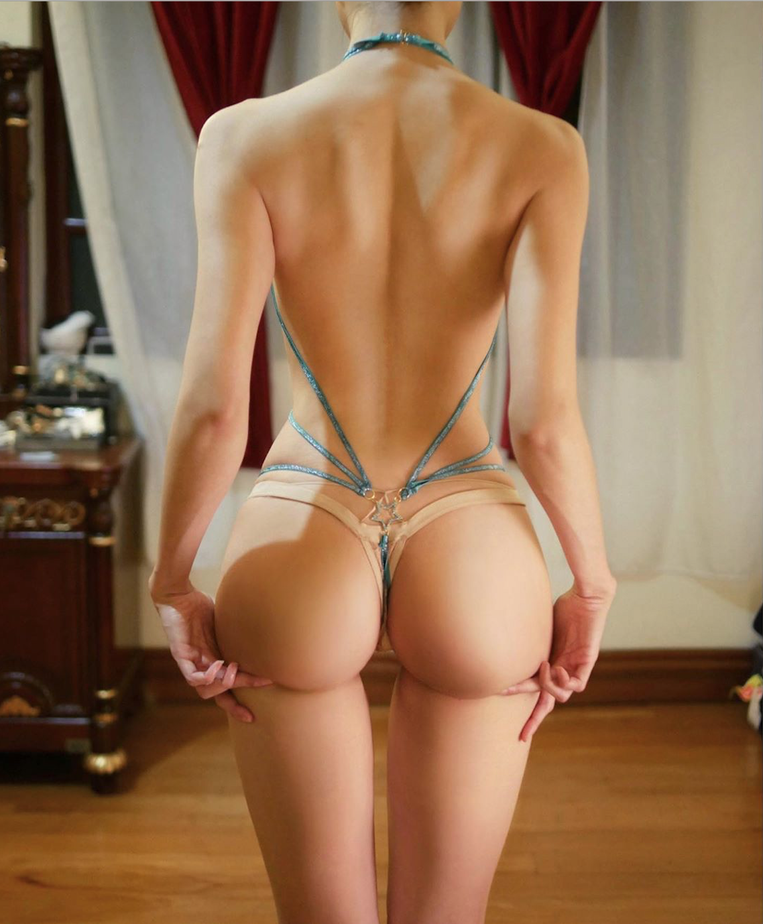
//> input picture Resources/cathy.png, 763 x 924 px, shrunk from 1138 x 1378 before the run
$ ./transform   (built with g++ and OpenCV 4)
//> lines starting //> are read from the running program, lines starting //| are printed output that depends on the picture
#include <iostream>
#include "opencv2/imgproc.hpp"
#include "opencv2/highgui.hpp"
using namespace cv;
using namespace std;

int main(int, char**)
{
     Mat src;
    src = imread( "../../Resources/cathy.png", 1 );
//> src is the input picture: 924 rows x 763 cols, CV_8UC3; mean B, G, R 83.5, 112.5, 148.1

    //宽度
    cout << "宽度： "<< src.cols << endl;
//| 宽度： 763
    //高度
    cout << "高度： " << src.rows << endl;
//| 高度： 924
    //通道数
    cout << "通道数： " << src.channels() << endl;
//| 通道数： 3
    //深度
    //elemSize函数返回的是一个像素占用的字节数
    cout << "深度： " << src.elemSize() / src.channels() * 8 << endl;
//| 深度： 8


    if ( !src.data )
    {
        printf("No image data \n");
        return -1;
    }


    namedWindow("origin Image", WINDOW_AUTOSIZE );
    imshow("origin Image", src);

    Mat dst_warp,
    dst_warpRotateScale,
    dst_warpTransformation,
    dst_warpFlip,
    dst_mirror_vertical,
    dst_rotate;

	Point2f srcPoints[3];//原图中的三点 ,一个包含三维点（x，y）的数组，其中x、y是浮点型数
	Point2f dstPoints[3];//目标图中的三点

    //第一种仿射变换的调用方式：三点法
	//三个点对的值,上面也说了，只要知道你想要变换后图的三个点的坐标，就可以实现仿射变换
	srcPoints[0] = Point2f(0, 0);
	srcPoints[1] = Point2f(0, src.rows);
	srcPoints[2] = Point2f(src.cols, 0);
	//映射后的三个坐标值
	dstPoints[0] = Point2f(0, src.rows*0.3);
	dstPoints[1] = Point2f(src.cols*0.25, src.rows*0.75);
	dstPoints[2] = Point2f(src.cols*0.75, src.rows*0.25);

	Mat M1 = getAffineTransform(srcPoints, dstPoints);//由三个点对计算变换矩阵


	warpAffine(src, dst_warp, M1, src.size());//仿射变换
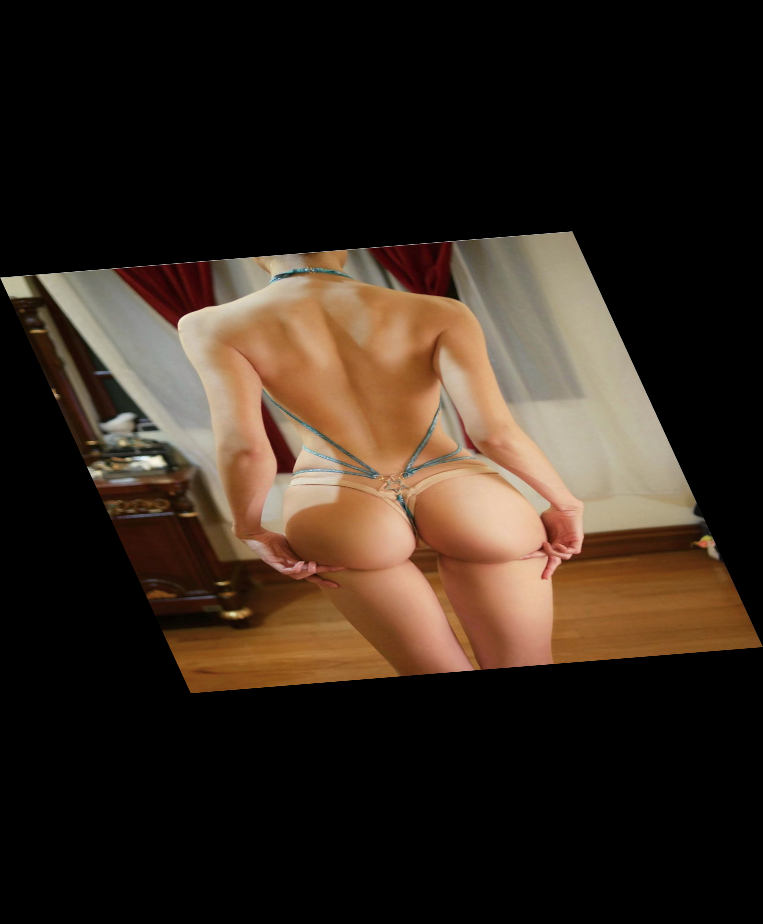
//> dst_warp: 924 rows x 763 cols, CV_8UC3; mean B, G, R 29.2, 39.4, 51.8

   //第二种仿射变换的调用方式：直接指定角度和比例
	//旋转加缩放
	// Point2f center(src.cols / 2, src.rows / 2);//旋转中心
	Point2f center(src.cols / 2, src.rows / 2);//旋转中心
//> center = Point(381, 462)
	double angle = 45;//逆时针旋转45度
	double scale = 1;//缩放比例

	//Mat M2 = getRotationMatrix2D(center, angle, scale);//计算旋转加缩放的变换矩阵

    Mat M2=Mat::ones(2,3,CV_32FC1);

	M2.at<float>(0,0)=0.5;
	M2.at<float>(0,1)=0;
	M2.at<float>(0,2)=0;
	M2.at<float>(1,0)=0;
	M2.at<float>(1,1)=0.5;
	M2.at<float>(1,2)=0;

	warpAffine(src, dst_warpRotateScale, M2, Size(src.cols, src.rows), INTER_LINEAR);//仿射变换
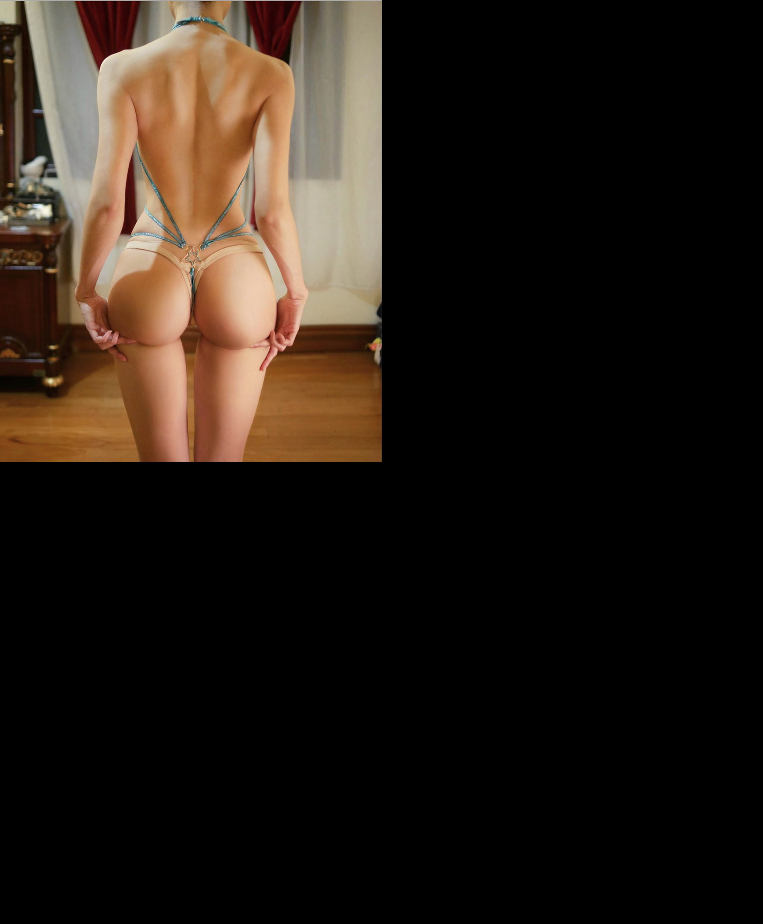
//> dst_warpRotateScale: 924 rows x 763 cols, CV_8UC3; mean B, G, R 20.9, 28.2, 37.1


    // [13 lines of commented-out code are left out]


    Mat M3=Mat::ones(2,3,CV_32FC1);

    float delta = -0.5;

	M3.at<float>(0,0)=cos(delta);
	M3.at<float>(0,1)=-sin(delta);
	M3.at<float>(0,2)=250;
	M3.at<float>(1,0)=sin(delta);
	M3.at<float>(1,1)=cos(delta);
	M3.at<float>(1,2)=0;

	warpAffine(src, dst_warpTransformation, M3, Size(src.cols, src.rows), INTER_LINEAR);//仿射变换
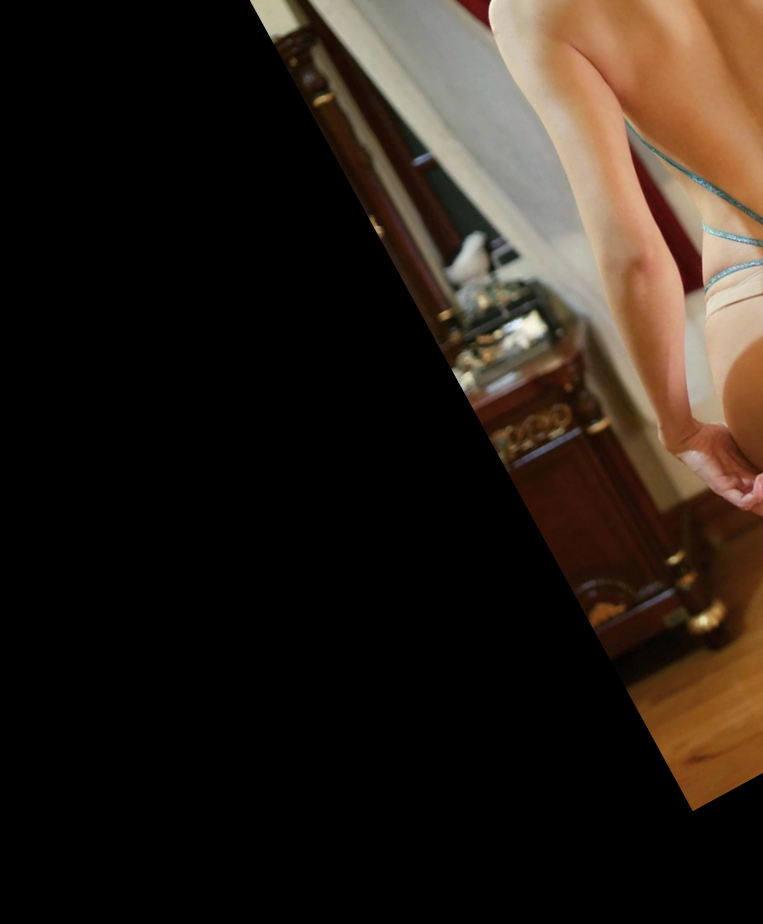
//> dst_warpTransformation: 924 rows x 763 cols, CV_8UC3; mean B, G, R 24.5, 32.3, 41.8


	//仿射变换—翻转、镜像
	Point2f srcPoints2[3];
	Point2f dstPoints2[3];

	srcPoints2[0] = Point2i(0, 0);
	srcPoints2[1] = Point2i(0, src.rows);
	srcPoints2[2] = Point2i(src.cols, 0);

	dstPoints2[0] = Point2i(src.cols, 0);
	dstPoints2[1] = Point2i(src.cols, src.rows);
	dstPoints2[2] = Point2i(0, 0);

	Mat M4 = getAffineTransform(srcPoints2, dstPoints2);
//> M4 = [[-1, 0, 763], [0, 1, 0]]
	warpAffine(src, dst_warpFlip, M4, Size(src.cols, src.rows));
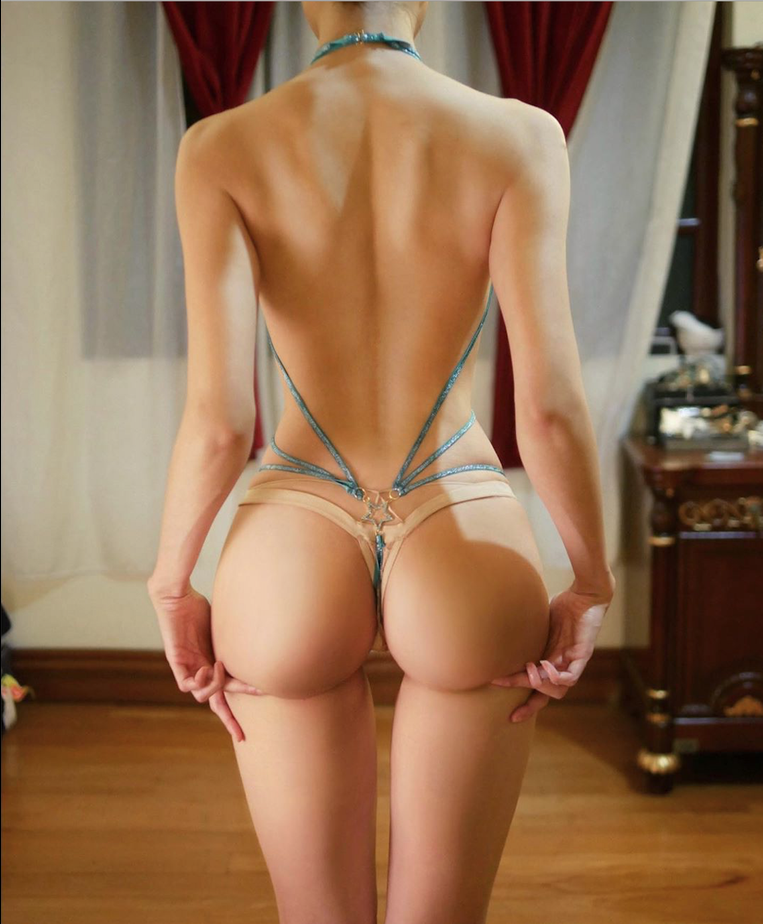
//> dst_warpFlip: 924 rows x 763 cols, CV_8UC3; mean B, G, R 83.5, 112.4, 148


//仿射变换—翻转、镜像
	Point2f srcPoints3[3];
	Point2f dstPoints3[3];

	srcPoints3[0] = Point2i(0, 0);
	srcPoints3[1] = Point2i(0, src.rows);
	srcPoints3[2] = Point2i(src.cols, 0);

	dstPoints3[0] = Point2i(0, src.rows);
	dstPoints3[1] = Point2i(0, 0);
	dstPoints3[2] = Point2i(src.cols, src.rows);

	Mat M5 = getAffineTransform(srcPoints3, dstPoints3);
//> M5 = [[1, 0, 0], [0, -1, 924]]
	warpAffine(src, dst_mirror_vertical, M5, Size(src.cols, src.rows));
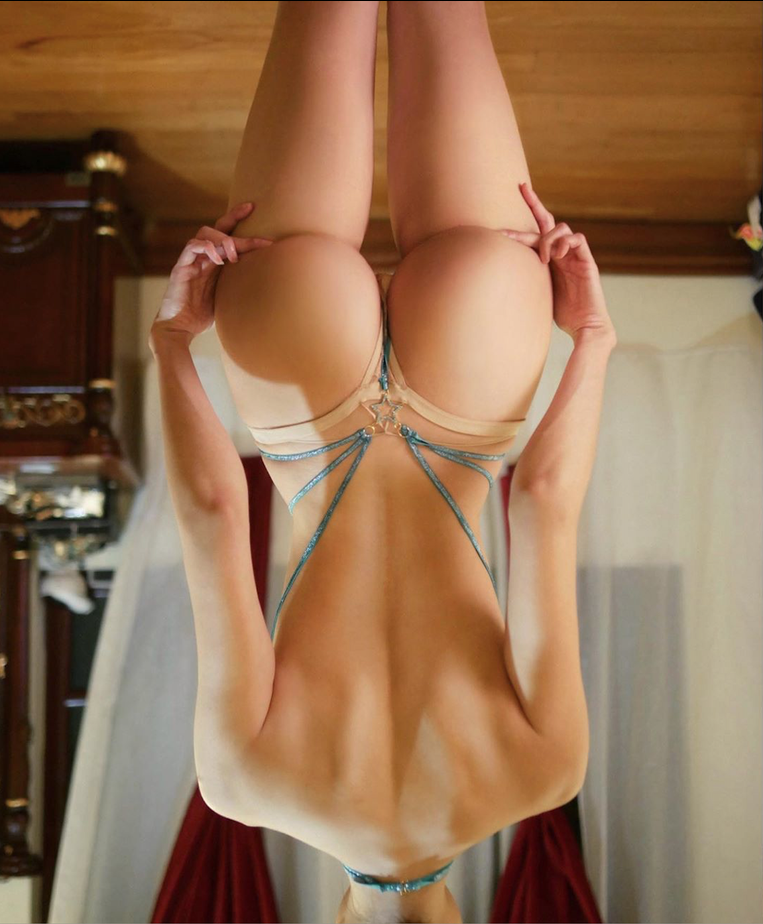
//> dst_mirror_vertical: 924 rows x 763 cols, CV_8UC3; mean B, G, R 83.3, 112.3, 147.9


     Mat M6 = getRotationMatrix2D(center,45,1);

	warpAffine(src, dst_rotate, M6, Size(src.cols, src.rows), INTER_LINEAR);//仿射变换


    // 旋转角度
	// 计算旋转后输出图形的尺寸
	int rotated_width = ceil(src.rows * fabs(sin(angle * CV_PI / 180)) + src.cols * fabs(cos(angle * CV_PI / 180)));
//> rotated_width = 1193
	int rotated_height = ceil(src.cols * fabs(sin(angle * CV_PI / 180)) + src.rows * fabs(cos(angle * CV_PI / 180)));

       cout << "宽度： "<< rotated_width << endl;
//| 宽度： 1193


	// 计算仿射变换矩阵
	Mat rotate_matrix = getRotationMatrix2D(center, -45, 1.0);

	// 防止切边，对平移矩阵B进行修改
	rotate_matrix.at<double>(0, 2) += (rotated_width - src.cols) / 2;
	rotate_matrix.at<double>(1, 2) += (rotated_height - src.rows) / 2;

    cout << "宽度： "<< rotate_matrix.at<double>(0, 2) << endl;
//| 宽度： 653.276
    cout << "宽度： "<< rotate_matrix.at<double>(1, 2) << endl;
//| 宽度： -0.0910165


	// 应用仿射变换
	warpAffine(src, dst_rotate, rotate_matrix, Size(rotated_width, rotated_height), INTER_LINEAR, 0, Scalar(255, 255, 255));
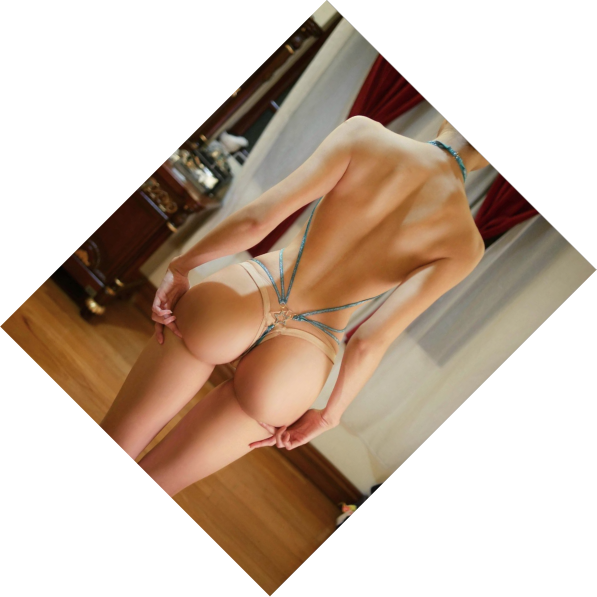
//> dst_rotate: 1193 rows x 1193 cols, CV_8UC3 (shown at 1/2 size); mean B, G, R 170.1, 184.4, 202


    Mat rotated;
    rotate(src,rotated,ROTATE_90_COUNTERCLOCKWISE);
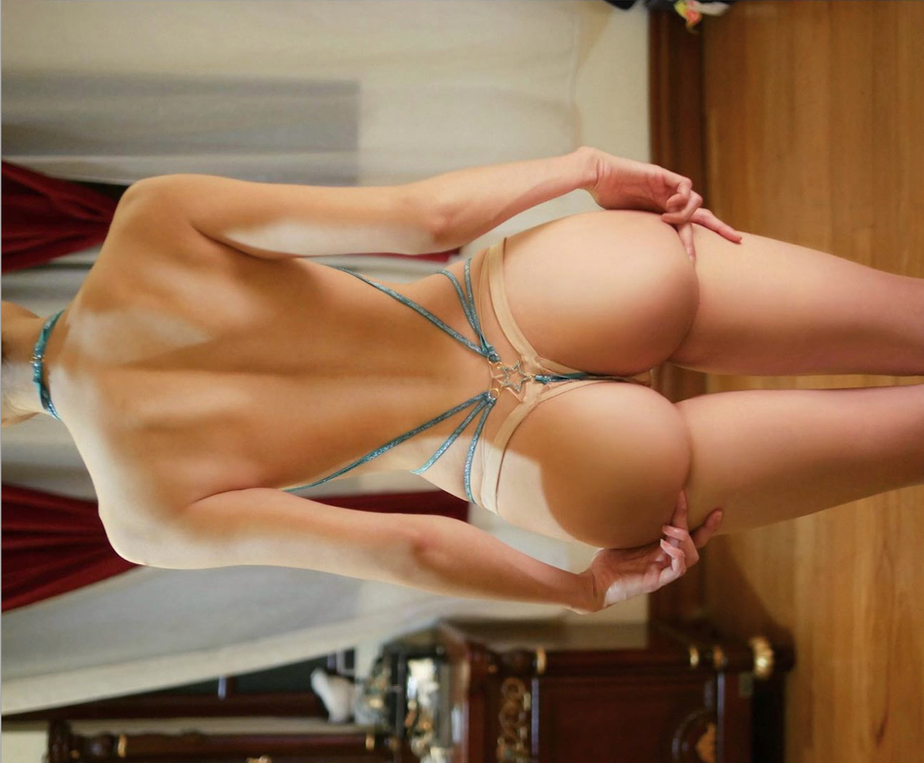
//> rotated: 763 rows x 924 cols, CV_8UC3; mean B, G, R 83.5, 112.5, 148.1

	// [18 lines of commented-out code are left out]


    namedWindow("transform_6", WINDOW_AUTOSIZE );
	imshow("transform_6", dst_rotate);

    namedWindow("transform_7", WINDOW_AUTOSIZE );
	imshow("transform_7", rotated);

	waitKey(0);


    return 0;
}

$ run again, with Resources/dot.png copied over Resources/cathy.png
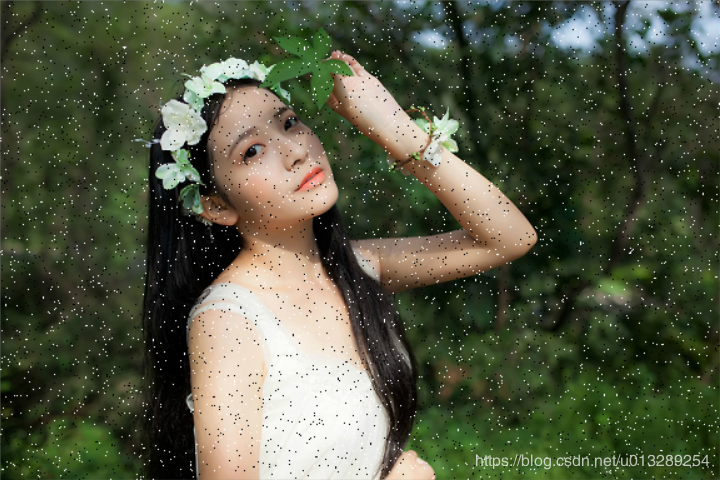
//> input picture Resources/dot.png, 720 x 480 px
//> src is the input picture: 480 rows x 720 cols, CV_8UC3; mean B, G, R 65.4, 87.3, 82
//| 宽度： 720
//| 高度： 480
//| 通道数： 3
//| 深度： 8
//| 宽度： 849
//| 宽度： 339.147
//| 宽度： -0.264069
//> `warpAffine(src, dst_rotate, rotate_matrix, Size(rotated_width, rotated..`:
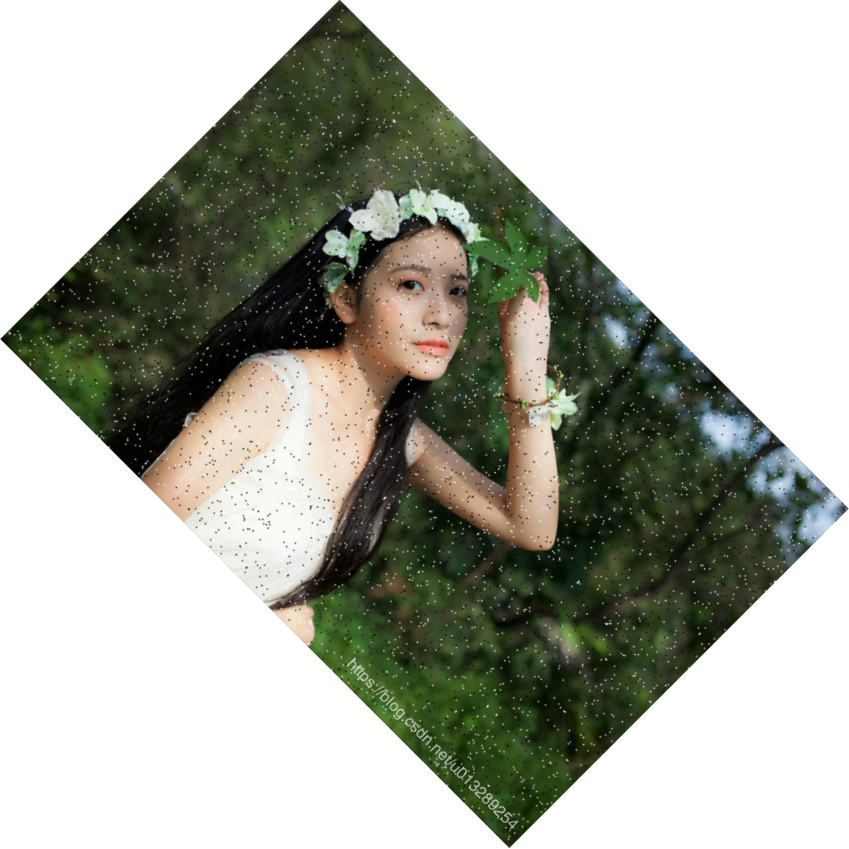
//> dst_rotate: 849 rows x 849 cols, CV_8UC3; mean B, G, R 164.1, 174.6, 172
//> `rotate(src,rotated,ROTATE_90_COUNTERCLOCKWISE);`:
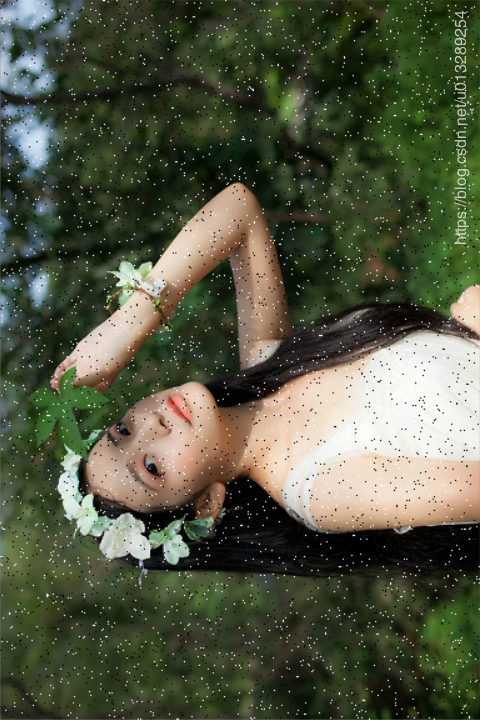
//> rotated: 720 rows x 480 cols, CV_8UC3; mean B, G, R 65.4, 87.3, 82
